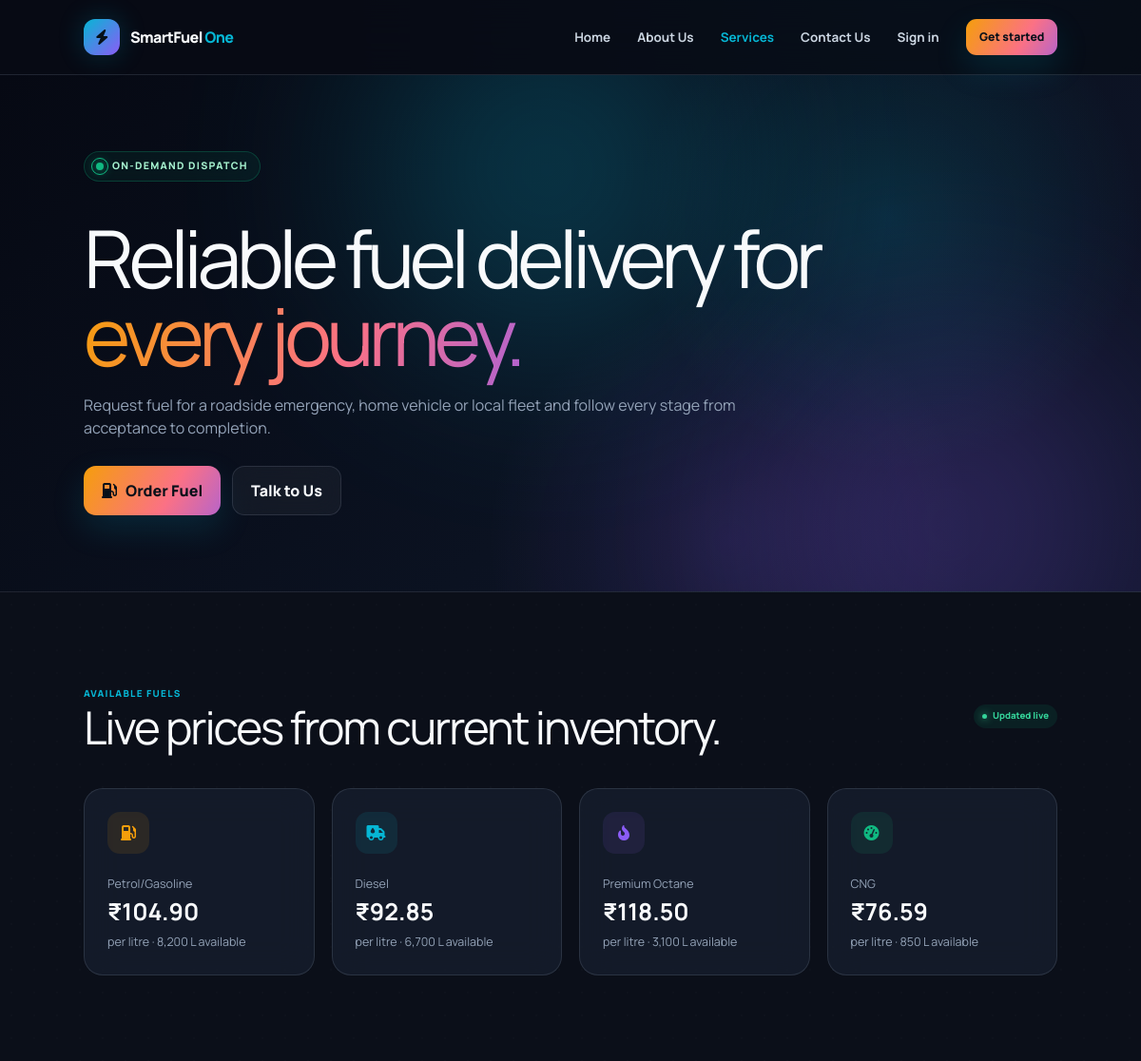
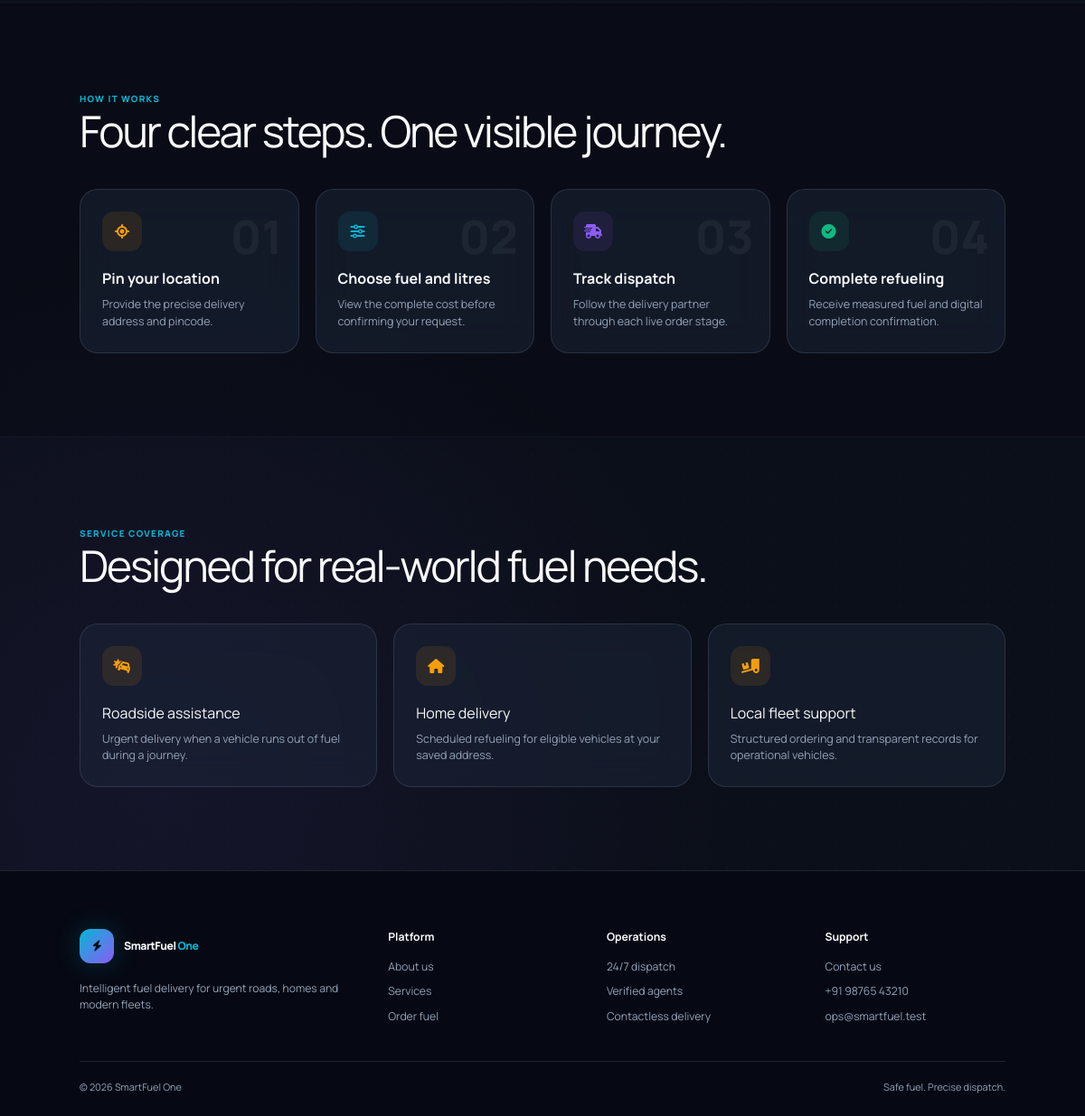
/services.php, run on the app's committed database (2 pictures, top to bottom).
### tables this page shows
CREATE TABLE fuel_inventory (
    id INT UNSIGNED AUTO_INCREMENT PRIMARY KEY,
    fuel_type ENUM('Petrol/Gasoline', 'Diesel', 'Premium Octane', 'CNG') NOT NULL,
    price_per_liter DECIMAL(10,2) NOT NULL,
    stock_liters DECIMAL(12,2) NOT NULL DEFAULT 0,
    tank_capacity DECIMAL(12,2) NOT NULL,
    updated_at TIMESTAMP NOT NULL DEFAULT CURRENT_TIMESTAMP ON UPDATE CURRENT_TIMESTAMP,
    UNIQUE KEY uq_inventory_fuel_type (fuel_type),
    KEY idx_inventory_stock (stock_liters)
);

### config/db.php (called while the page is built, shortened)
<?php
function db(): PDO
{
    static $pdo = null;
    if ($pdo instanceof PDO) {
        return $pdo;
    }
    try {
        $pdo = new PDO(
            'mysql:host=' . DB_HOST . ';dbname=' . DB_NAME . ';charset=utf8mb4',
            DB_USER,
            DB_PASS,
            [
                PDO::ATTR_ERRMODE => PDO::ERRMODE_EXCEPTION,
                PDO::ATTR_DEFAULT_FETCH_MODE => PDO::FETCH_ASSOC,
                PDO::ATTR_EMULATE_PREPARES => false,
            ]
        );
    } catch (PDOException $exception) {
        render_unexpected_error($exception);
    }
    sf_schema($pdo);
    return $pdo;
}
function ensure_realtime_schema(): bool
{
    return true;
}
function url(string $path = ''): string
{
    return BASE_URL . ($path === '' ? '' : '/' . ltrim($path, '/'));
}
function e(mixed $value): string
{
    return htmlspecialchars((string) $value, ENT_QUOTES, 'UTF-8');
}
function money(float|string $amount): string
{
    return '₹' . number_format((float) $amount, 2);
}

### config/upgrade.php (called while the page is built, shortened)
<?php
function sf_schema(PDO $pdo): void
{
    $pdo->exec("CREATE TABLE IF NOT EXISTS sf_versions (version INT PRIMARY KEY, installed_at TIMESTAMP DEFAULT CURRENT_TIMESTAMP) ENGINE=InnoDB");
    if ($pdo->query('SELECT version FROM sf_versions WHERE version=1')->fetchColumn()) {
        return;
    }
    if ((int) $pdo->query("SELECT GET_LOCK('smartfuel_upgrade_v1',15)")->fetchColumn() !== 1) {
        throw new RuntimeException('Upgrade is busy. Refresh in a moment.');
    }
    try {
        if ($pdo->query('SELECT version FROM sf_versions WHERE version=1')->fetchColumn()) {
            return;
        }
        foreach ($statements as $sql) {
            $pdo->exec($sql);
        }
        $pdo->exec("INSERT IGNORE INTO sf_agent_approvals(user_id,approval_status) SELECT id,'Approved' FROM users WHERE role='delivery_agent'");
        $pdo->exec('INSERT IGNORE INTO sf_order_details(order_id) SELECT id FROM orders');
        $pdo->exec("UPDATE sf_order_details d JOIN orders o ON o.id=d.order_id SET d.refund_status='Pending' WHERE o.order_status='Cancelled' AND o.payment_status='Paid' AND d.refund_status='Not required'");
        $pdo->exec('INSERT IGNORE INTO sf_inventory_settings(fuel_id) SELECT id FROM fuel_inventory');
        $pdo->exec('DELETE FROM agent_live_locations');
        $pdo->exec('INSERT INTO sf_versions(version) VALUES(1)');
    } finally {
        $pdo->query("SELECT RELEASE_LOCK('smartfuel_upgrade_v1')");
    }
}

### services.php (the view, shortened to what this page needs)
<?php
require_once __DIR__ . '/config/db.php';
$inventory = db()->query('SELECT * FROM fuel_inventory ORDER BY id')->fetchAll();
require __DIR__ . '/includes/public_header.php';
?>
<main>
    <section class="page-hero services-hero">
        <span class="liquid-orb cyan"></span>
        <span class="liquid-orb violet"></span>
        <div class="container page-hero-inner">
            <span class="status-pill"><i class="pulse-dot"></i> On-demand dispatch</span>
            <h1>Reliable fuel delivery for <span class="gradient-text">every journey.</span></h1>
            <p>Request fuel for a roadside emergency, home vehicle or local fleet and follow every stage from acceptance to completion.</p>
            <div class="hero-actions"><a class="btn" data-magnetic href="<?= url('auth/register.php') ?>"><i class="fa-solid fa-gas-pump"></i> Order Fuel</a><a class="btn btn-secondary" data-magnetic href="<?= url('contact.php') ?>">Talk to Us</a></div>
        </div>
    </section>
    <section class="section">
        <div class="container">
            <div class="section-heading"><div><span class="eyebrow">Available fuels</span><h2>Live prices from current inventory.</h2></div><span class="badge success">Updated live</span></div>
            <div class="rates-grid">
                <?php foreach ($inventory as $index => $fuel): ?>
                    <article class="rate-card"><i class="fa-solid <?= ['fa-gas-pump', 'fa-truck-droplet', 'fa-fire-flame-curved', 'fa-gauge-high'][$index] ?? 'fa-droplet' ?>"></i><span><?= e($fuel['fuel_type']) ?></span><strong><?= money($fuel['price_per_liter']) ?></strong><small>per litre · <?= number_format((float) $fuel['stock_liters']) ?> L available</small></article>
                <?php endforeach; ?>
            </div>
        </div>
    </section>
    <section class="section section-alt">
        <div class="container">
            <div class="section-heading"><div><span class="eyebrow">How it works</span><h2>Four clear steps. One visible journey.</h2></div></div>
            <div class="process-grid">
                <article class="process-card"><span class="process-number">01</span><i class="fa-solid fa-location-crosshairs"></i><b>Pin your location</b><p>Provide the precise delivery address and pincode.</p></article>
                <article class="process-card"><span class="process-number">02</span><i class="fa-solid fa-sliders"></i><b>Choose fuel and litres</b><p>View the complete cost before confirming your request.</p></article>
                <article class="process-card"><span class="process-number">03</span><i class="fa-solid fa-truck-fast"></i><b>Track dispatch</b><p>Follow the delivery partner through each live order stage.</p></article>
                <article class="process-card"><span class="process-number">04</span><i class="fa-solid fa-circle-check"></i><b>Complete refueling</b><p>Receive measured fuel and digital completion confirmation.</p></article>
            </div>
        </div>
    </section>
    <section class="section">
        <div class="container">
            <div class="section-heading"><div><span class="eyebrow">Service coverage</span><h2>Designed for real-world fuel needs.</h2></div></div>
            <div class="safety-grid">
                <article class="safety-card"><i class="fa-solid fa-car-burst"></i><h3>Roadside assistance</h3><p>Urgent delivery when a vehicle runs out of fuel during a journey.</p></article>
                <article class="safety-card"><i class="fa-solid fa-house"></i><h3>Home delivery</h3><p>Scheduled refueling for eligible vehicles at your saved address.</p></article>
                <article class="safety-card"><i class="fa-solid fa-truck-ramp-box"></i><h3>Local fleet support</h3><p>Structured ordering and transparent records for operational vehicles.</p></article>
            </div>
        </div>
    </section>
</main>
<?php require __DIR__ . '/includes/public_footer.php'; ?>

### assets/css/upgrade.css (style rules this page uses)
:root { --sf-surface: rgba(18, 28, 45, .88); --sf-border: rgba(157, 184, 222, .16); }

### data on the page
fuel_inventory: fuel_type "Petrol/Gasoline", price_per_liter "₹104.90", stock_liters "8,200"
fuel_inventory: fuel_type "Diesel", price_per_liter "₹92.85", stock_liters "6,700"
fuel_inventory: fuel_type "Premium Octane", price_per_liter "₹118.50", stock_liters "3,100"
fuel_inventory: fuel_type "CNG", price_per_liter "₹76.59", stock_liters "850"
